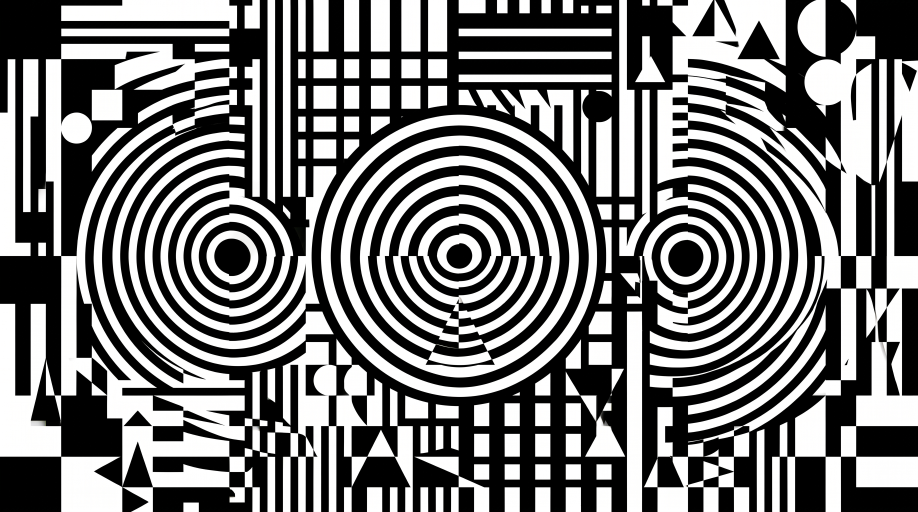
#> input picture hafta7_odev7/fourier.jpg, 2752 x 1536 px (shown at 1/3 size)
$ python main.py
#> lines starting #> are read from the running program, lines starting #| are printed output that depends on the picture
import cv2
import numpy as np
import matplotlib.pyplot as plt

def dft_1d(signal):
    N = signal.shape[0]
    n = np.arange(N)
    k = n.reshape((N, 1))
    W = np.exp(-2j * np.pi * k * n / N)
    return np.dot(W, signal)

def dft_2d(image):
    image = np.asarray(image, dtype=float)
    M, N = image.shape
    F = np.zeros((M, N), dtype=complex)
    for x in range(M):
        F[x, :] = dft_1d(image[x, :])
    for y in range(N):
        F[:, y] = dft_1d(F[:, y])
    return F

def extract_harmonic_matrix(image_path, resize_dim=(64, 64)):
#> called with image_path = 'fourier.jpg', resize_dim = (64, 64)
    image = cv2.imread(image_path, cv2.IMREAD_GRAYSCALE)
#> image: shape (1536, 2752); min 0, max 255, mean 119.8
    if image is None:
        raise ValueError("Görüntü okunamadı. Dosya yolunu kontrol edin.")
    image_resized = cv2.resize(image, resize_dim)
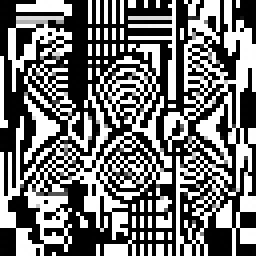
#> image_resized: shape (64, 64) (shown 4 times larger); min 0, max 255, mean 115.1
    F = dft_2d(image_resized)
    F_shifted = np.fft.fftshift(F)
    harmonic_matrix = 20 * np.log(np.abs(F_shifted) + 1)
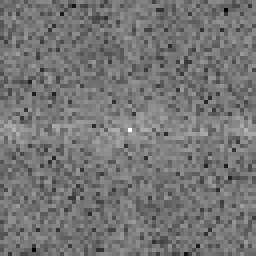
#> harmonic_matrix: shape (64, 64) float64 (shown 4 times larger); min 96.3, max 261.3, mean 172.4; drawn with min black and max white
    return harmonic_matrix

if __name__ == "__main__":
    dosya_yolu = "fourier.jpg"
    try:
        harmonik_matris = extract_harmonic_matrix(dosya_yolu)
        plt.figure(figsize=(6, 6))
        plt.imshow(harmonik_matris, cmap='gray')
        plt.title("Harmonik Matris (Genlik Spektrumu)")
        plt.axis('off')
        plt.show()
    except Exception as e:
        print("Hata:", e)
